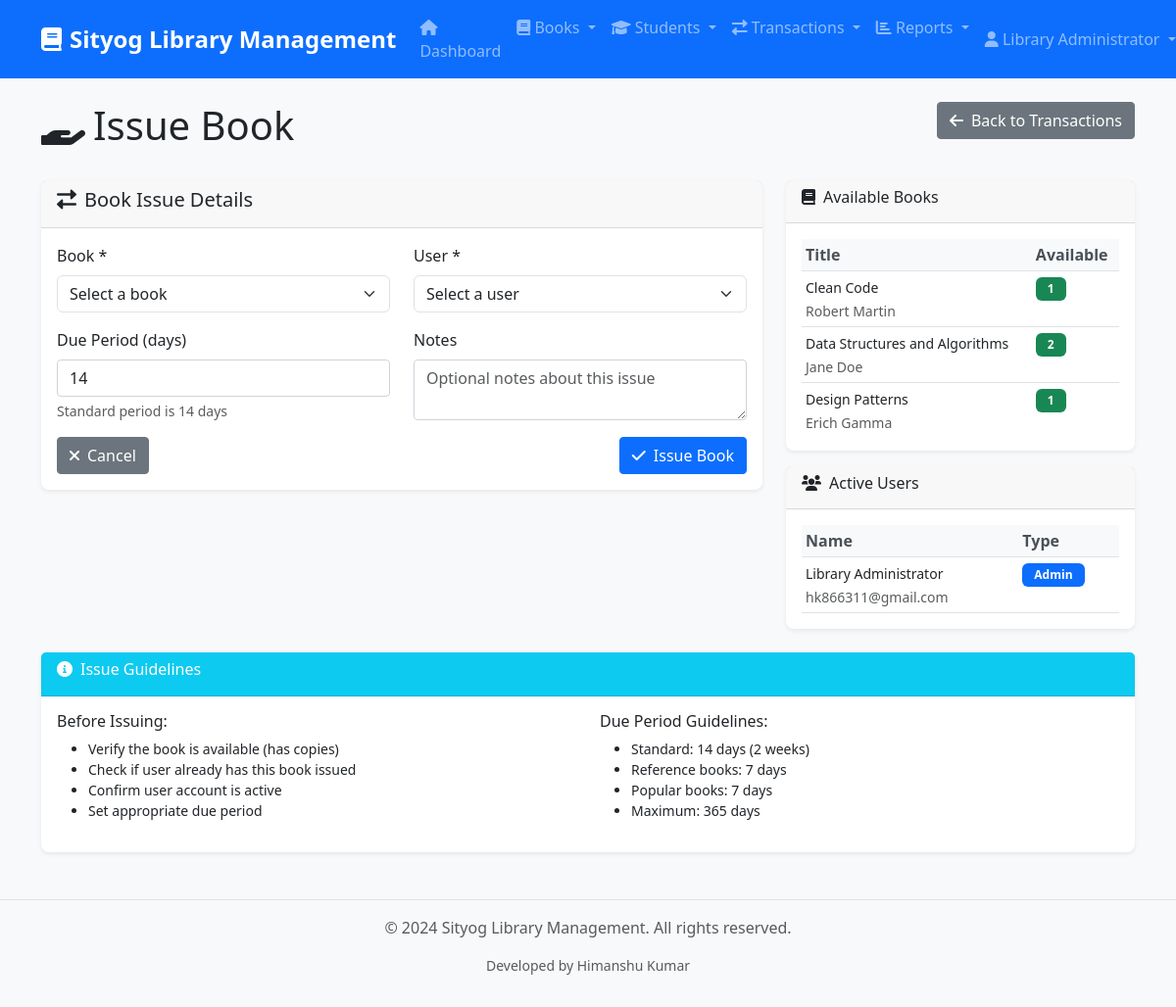
Screenshot of /transactions/issue (signed in) with the database file from the repository.
### tables this page shows
CREATE TABLE users (
            id INTEGER PRIMARY KEY AUTOINCREMENT,
            student_id VARCHAR(20) UNIQUE,
            username VARCHAR(80) UNIQUE NOT NULL,
            email VARCHAR(120) UNIQUE NOT NULL,
            password_hash VARCHAR(128) NOT NULL,
            full_name VARCHAR(100) NOT NULL,
            phone VARCHAR(20),
            address TEXT,
            user_type VARCHAR(20) DEFAULT 'student',
            created_at DATETIME DEFAULT CURRENT_TIMESTAMP,
            is_active BOOLEAN DEFAULT 1
        );

CREATE TABLE books (
            id INTEGER PRIMARY KEY AUTOINCREMENT,
            title VARCHAR(200) NOT NULL,
            author VARCHAR(100) NOT NULL,
            isbn VARCHAR(20) UNIQUE NOT NULL,
            publisher VARCHAR(100),
            publication_year INTEGER,
            category VARCHAR(50),
            description TEXT,
            total_copies INTEGER DEFAULT 1,
            available_copies INTEGER DEFAULT 1,
            price REAL DEFAULT 0.0,
            location VARCHAR(50),
            added_date DATETIME DEFAULT CURRENT_TIMESTAMP,
            is_active BOOLEAN DEFAULT 1
        );

### simple_app.py (the view, shortened to what this page needs)
@app.route('/transactions/issue', methods=['GET', 'POST'])
@admin_required
def issue_book():
    db = get_db()
    books = db.execute('SELECT * FROM books WHERE is_active = 1 AND available_copies > 0 ORDER BY title').fetchall()
    users = db.execute('SELECT * FROM users WHERE is_active = 1 ORDER BY full_name').fetchall()
    return render_template('transactions/issue_simple.html', books=books, users=users)

### simple_app.py (called while the page is built, shortened)
def ensure_schema(conn):
    global _schema_checked
    if _schema_checked:
        return

def get_db():
    db = getattr(g, '_database', None)
    if db is None:
        db = g._database = sqlite3.connect(DATABASE)
        db.row_factory = sqlite3.Row
        ensure_schema(db)
    return db

@app.teardown_appcontext
def close_connection(exception):
    db = getattr(g, '_database', None)
    if db is not None:
        db.close()

def admin_required(f):
    @wraps(f)
    def decorated_function(*args, **kwargs):
        if 'user_id' not in session or session.get('user_type') != 'admin':
            flash('Admin access required.', 'danger')
            return redirect(url_for('login'))
        return f(*args, **kwargs)
    return decorated_function

### templates/transactions/issue_simple.html (shortened to what this page needs)
{% extends "base.html" %}
{% block content %}
<div class="row">
    <div class="col-md-8">
        <h1><i class="fas fa-hand-holding me-2"></i>Issue Book</h1>
    </div>
    <div class="col-md-4 text-end">
        <a href="{{ url_for('transactions') }}" class="btn btn-secondary">
            <i class="fas fa-arrow-left me-2"></i>Back to Transactions
        </a>
    </div>
</div>
<div class="row mt-4">
    <div class="col-md-8">
        <div class="card">
            <div class="card-header">
                <h5><i class="fas fa-exchange-alt me-2"></i>Book Issue Details</h5>
            </div>
            <div class="card-body">
                <form method="POST">
                    <div class="row">
                        <div class="col-md-6">
                            <div class="mb-3">
                                <label for="book_id" class="form-label">Book *</label>
                                <select class="form-select" id="book_id" name="book_id" required>
                                    <option value="">Select a book</option>
                                </select>
                            </div>
                        </div>
                        <div class="col-md-6">
                            <div class="mb-3">
                                <label for="user_id" class="form-label">User *</label>
                                <select class="form-select" id="user_id" name="user_id" required>
                                    <option value="">Select a user</option>
                                </select>
                            </div>
                        </div>
                    </div>
                    <div class="row">
                        <div class="col-md-6">
                            <div class="mb-3">
                                <label for="due_days" class="form-label">Due Period (days)</label>
                                <input type="number" class="form-control" id="due_days"
                                       name="due_days" min="1" max="365" value="14">
                                <div class="form-text">Standard period is 14 days</div>
                            </div>
                        </div>
                        <div class="col-md-6">
                            <div class="mb-3">
                                <label for="notes" class="form-label">Notes</label>
                                <textarea class="form-control" id="notes" name="notes" rows="2"
                                          placeholder="Optional notes about this issue"></textarea>
                            </div>
                        </div>
                    </div>
                    <div class="d-flex justify-content-between">
                        <a href="{{ url_for('transactions') }}" class="btn btn-secondary">
                            <i class="fas fa-times me-2"></i>Cancel
                        </a>
                        <button type="submit" class="btn btn-primary">
                            <i class="fas fa-check me-2"></i>Issue Book
                        </button>
                    </div>
                </form>
            </div>
        </div>
    </div>
    <div class="col-md-4">
        <div class="card mb-3">
            <div class="card-header">
                <h6><i class="fas fa-book me-2"></i>Available Books</h6>
            </div>
            <div class="card-body">
                {% if books %}
                <div class="table-responsive" style="max-height: 200px; overflow-y: auto;">
                    <table class="table table-sm table-hover">
                        <thead>
                            <tr>
                                <th>Title</th>
                                <th>Available</th>
                            </tr>
                        </thead>
                        <tbody>
                            {% for book in books[:10] %}
                            <tr>
                                <td>
                                    <small>{{ book.title }}</small><br>
                                    <small class="text-muted">{{ book.author }}</small>
                                </td>
                                <td>
                                    <span class="badge bg-success">{{ book.available_copies }}</span>
                                </td>
                            </tr>
                            {% endfor %}
                        </tbody>
                    </table>
                </div>
                {% else %}
                <p class="text-muted small">No books available for issue</p>
                {% endif %}
            </div>
        </div>
        <div class="card">
            <div class="card-header">
                <h6><i class="fas fa-users me-2"></i>Active Users</h6>
            </div>
            <div class="card-body">
                {% if users %}
                <div class="table-responsive" style="max-height: 200px; overflow-y: auto;">
                    <table class="table table-sm table-hover">
                        <thead>
                            <tr>
                                <th>Name</th>
                                <th>Type</th>
                            </tr>
                        </thead>
                        <tbody>
                            {% for user in users[:10] %}
                            <tr>
                                <td>
                                    <small>{{ user.full_name }}</small><br>
                                    <small class="text-muted">{{ user.username }}</small>
                                </td>
                                <td>
                                    {% if user.user_type == 'admin' %}
                                    <span class="badge bg-primary">Admin</span>
                                    {% else %}
                                    <span class="badge bg-info">Student</span>
                                    {% endif %}
                                </td>
                            </tr>
                            {% endfor %}
                        </tbody>
                    </table>
                </div>
                {% else %}
                <p class="text-muted small">No active users found</p>
                {% endif %}
            </div>
        </div>
    </div>
</div>
<div class="row mt-4">
    <div class="col-12">
        <div class="card border-info">
            <div class="card-header bg-info text-white">
                <h6><i class="fas fa-info-circle me-2"></i>Issue Guidelines</h6>
            </div>
            <div class="card-body">
                <div class="row">
                    <div class="col-md-6">
                        <h6>Before Issuing:</h6>
                        <ul class="small">
                            <li>Verify the book is available (has copies)</li>
                            <li>Check if user already has this book issued</li>
                            <li>Confirm user account is active</li>
                            <li>Set appropriate due period</li>
                        </ul>
                    </div>
                    <div class="col-md-6">
                        <h6>Due Period Guidelines:</h6>
                        <ul class="small">
                            <li>Standard: 14 days (2 weeks)</li>
                            <li>Reference books: 7 days</li>
                            <li>Popular books: 7 days</li>
                            <li>Maximum: 365 days</li>
                        </ul>
                    </div>
                </div>
            </div>
        </div>
    </div>
</div>
{% endblock %}

### templates/base.html (shortened to what this page needs)
<!DOCTYPE html>
<html lang="en">
<head>
    <link href="https://cdn.jsdelivr.net/npm/bootstrap@5.3.0/dist/css/bootstrap.min.css" rel="stylesheet">
    <link href="https://cdnjs.cloudflare.com/ajax/libs/font-awesome/6.0.0/css/all.min.css" rel="stylesheet">
    <link href="{{ url_for('static', filename='css/style.css') }}" rel="stylesheet">
</head>
<body>
    <nav class="navbar navbar-expand-lg navbar-dark bg-primary">
        <div class="container">
            <a class="navbar-brand" href="{{ url_for('dashboard') }}">
                <i class="fas fa-book me-2"></i>Sityog Library Management
            </a>
            <div class="collapse navbar-collapse" id="navbarNav">
                <ul class="navbar-nav me-auto">
                    {% if 'user_id' in session %}
                    <li class="nav-item">
                        <a class="nav-link" href="{{ url_for('dashboard') }}">
                            <i class="fas fa-home"></i> Dashboard
                        </a>
                    </li>
                    <li class="nav-item dropdown">
                        <a class="nav-link dropdown-toggle" href="#" id="booksDropdown" role="button" data-bs-toggle="dropdown">
                            <i class="fas fa-book"></i> Books
                        </a>
                    </li>
                    {% if session.user_type == 'admin' %}
                    <li class="nav-item dropdown">
                        <a class="nav-link dropdown-toggle" href="#" id="studentsDropdown" role="button" data-bs-toggle="dropdown">
                            <i class="fas fa-graduation-cap"></i> Students
                        </a>
                    </li>
                    <li class="nav-item dropdown">
                        <a class="nav-link dropdown-toggle" href="#" id="transactionsDropdown" role="button" data-bs-toggle="dropdown">
                            <i class="fas fa-exchange-alt"></i> Transactions
                        </a>
                    </li>
                    <li class="nav-item dropdown">
                        <a class="nav-link dropdown-toggle" href="#" id="reportsDropdown" role="button" data-bs-toggle="dropdown">
                            <i class="fas fa-chart-bar"></i> Reports
                        </a>
                    </li>
                    {% endif %}
                    {% endif %}
                </ul>
                <ul class="navbar-nav">
                    {% if 'user_id' in session %}
                    <li class="nav-item dropdown">
                        <a class="nav-link dropdown-toggle" href="#" id="userDropdown" role="button" data-bs-toggle="dropdown">
                            <i class="fas fa-user"></i> {{ session.full_name }}
                        </a>
                    </li>
                    {% else %}
                    <li class="nav-item">
                        <a class="nav-link" href="{{ url_for('login') }}">
                            <i class="fas fa-sign-in-alt"></i> Login
                        </a>
                    </li>
                    {% endif %}
                </ul>
            </div>
        </div>
    </nav>
    <main class="container mt-4">
        {% block content %}{% endblock %}
    </main>
    <footer class="bg-light text-center text-muted py-3 mt-5">
        <div class="container">
            <p>&copy; 2024 Sityog Library Management. All rights reserved.</p>
            <p class="small">Developed by Himanshu Kumar</p>
        </div>
    </footer>
</body>
</html>

### static/css/style.css (style rules this page uses)
body { font-family: 'Segoe UI', Tahoma, Geneva, Verdana, sans-serif; background-color: #f8f9fa; }
.navbar-brand { font-weight: bold; font-size: 1.5rem; }
.navbar-nav .nav-link { padding: 0.5rem 1rem; border-radius: 0.25rem; transition: background-color 0.3s ease; }
.card { border: none; border-radius: 0.5rem; box-shadow: 0 0.125rem 0.25rem rgba(0, 0, 0, 0.075); transition: box-shadow 0.3s ease; }
.card-header { border-bottom: 1px solid rgba(0, 0, 0, 0.125); font-weight: 600; }
.table { margin-bottom: 0; }
.table th { border-top: none; font-weight: 600; color: #495057; background-color: #f8f9fa; }
.btn { border-radius: 0.25rem; font-weight: 500; transition: all 0.3s ease; }
.badge { font-size: 0.75rem; padding: 0.375rem 0.75rem; }
.form-control { border-radius: 0.25rem; border: 1px solid #ced4da; transition: border-color 0.3s ease, box-shadow 0.3s ease; }
footer { margin-top: auto; border-top: 1px solid #dee2e6; }

### rows the page displays
users: full_name "Library Administrator", username "hk866311@gmail.com", user_type "Admin"
books: title "Clean Code", author "Robert Martin", available_copies "1"
books: title "Data Structures and Algorithms", author "Jane Doe", available_copies "2"
books: title "Design Patterns", author "Erich Gamma", available_copies "1"
